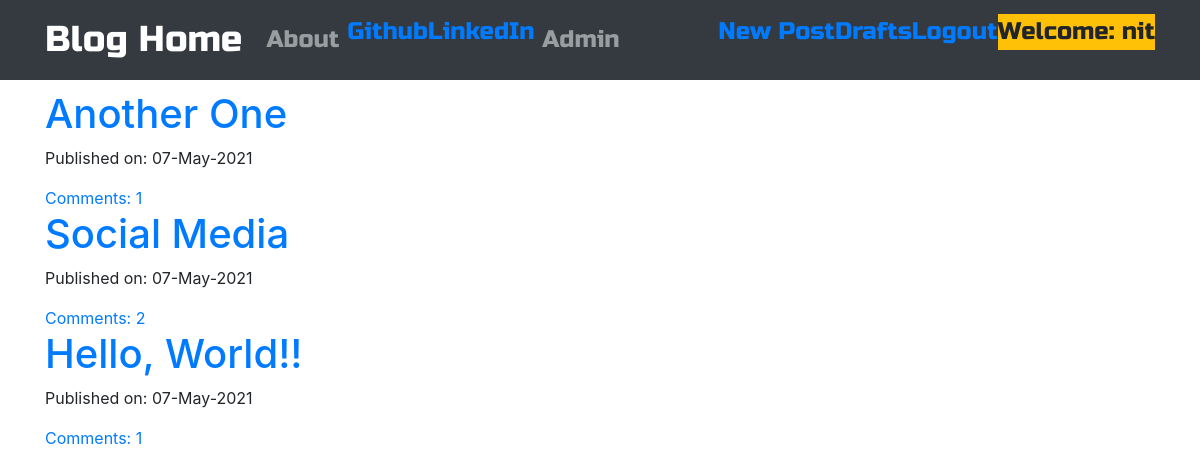
The app's page / (signed in) with its own data.
### blog/models.py (models this page shows, shortened)
class Post(models.Model):
    author = models.ForeignKey('auth.User',on_delete=models.CASCADE)
    title = models.CharField(max_length=200)
    text = models.TextField()
    created_date = models.DateTimeField(default=timezone.now)
    published_date = models.DateTimeField(blank=True,null=True)
    def approve_comments(self):
        return self.comments.filter(approved_comment=True)

### blog/views.py (the view)
# urls.py: path('',views.PostListView.as_view(),name='post_list'),
class PostListView(ListView):
    model = Post
    def get_queryset(self):
        return Post.objects.filter(published_date__lte=timezone.now()).order_by('-published_date')

### blog/templates/blog/post_list.html
{% extends 'blog/base.html' %}
{% block content %}
<div class="centerstage">
  {% if post_list %}
    {% for post in post_list %}
    <div class="post">
      <h1><a href="{% url 'post_detail' pk=post.pk %}">{{ post.title }}</a></h1>
      <div class="date">
        <p>Published on: {{post.published_date|date:"d-M-Y"}}</p>
      </div>
      <a href="{% url 'post_detail' pk=post.pk %}">Comments: {{ post.approve_comments.count }}</a>
    </div>
    {% endfor %}
  {% else %}
    <h1>No Posts Yet!!</h1>
  {% endif %}
</div>
{% endblock %}

### blog/templates/blog/base.html (shortened to what this page needs)
<!DOCTYPE html>
{% load static %}
<html lang="en" dir="ltr">
  <head>
    <link rel="stylesheet" href="https://cdn.jsdelivr.net/npm/bootstrap@4.6.0/dist/css/bootstrap.min.css">
    <link rel="stylesheet" href="https://use.fontawesome.com/releases/v5.7.0/css/all.css">
    <link rel="stylesheet" href="//cdn.jsdelivr.net/npm/medium-editor@latest/dist/css/medium-editor.min.css"
    type="text/css" media="screen" charset="utf-8">
    <link rel="stylesheet" href={% static 'css/blog.css' %}/>
  </head>
  <body>
    <nav class="loader navbar navbar-expand-lg navbar-dark bg-dark techfont">
      <div class="container">
        <a class="navbar-brand bigbrand" href="{% url 'post_list' %}">Blog Home</a>
        <div class="collapse navbar-collapse" id="bs-example-navbar-collapse-1">
          <div class="navbar-nav">
            <a class="nav-item nav-link" href="{% url 'about' %}">About</a>
            <a href="https://www.github.com">Github</a>
            <a href="https://www.Linkedin.com">LinkedIn</a>
            <a class="nav-item nav-link" href="{% url 'admin:index' %}">Admin</a>
          </div>
        </div>
        <ul class="nav navbar-nav navbar-right">
          {% if user.is_authenticated %}
          <li>
            <a href="{% url 'post_new' %}">New Post</a>
          </li>
          <li>
            <a href="{% url 'post_draft_list' %}">Drafts</a>
          </li>
          <li>
            <a href="{% url 'logout' %}">Logout</a>
          </li>
          <li>
            <a><p class="bg-warning">Welcome: {{ user.username }}</p></a>
          </li>
          {% else %}
            <li>
              <a class='nav navbar-right' href="{% url 'login' %}">
                <span class='fas fa-user-alt fa-2x'></span>
              </a>
            </li>
          {% endif %}
        </ul>
      </div>
    </nav>
    <div class="content container">
      <div class="row">
        <div class="col-md-8">
          <div class="blog_posts">
            {% block content %}{% endblock %}
          </div>
        </div>
      </div>
    </div>
  </body>
</html>

### blog/static/css/blog.css (style rules this page uses)
.techfont { font-family: 'Russo One', sans-serif; font-size: 1.5em; margin-bottom: 10px; }
.centerstage { margin-left: auto; margin-right: auto; }
.bigbrand { font-size: 1.5em; }
.loader { filter:hue-rotate(0deg); color: linear-gradient(45deg,#0f8,#08f); animation:hue 5000ms infinite linear; }

### records on screen
Post: title "Another One", published_date "07-May-2021", approve_comments.count "1"
Post: title "Social Media", published_date "07-May-2021", approve_comments.count "2"
Post: title "Hello, World!!", published_date "07-May-2021", approve_comments.count "1"

### other values on screen
{{ user.username }} "nit"
